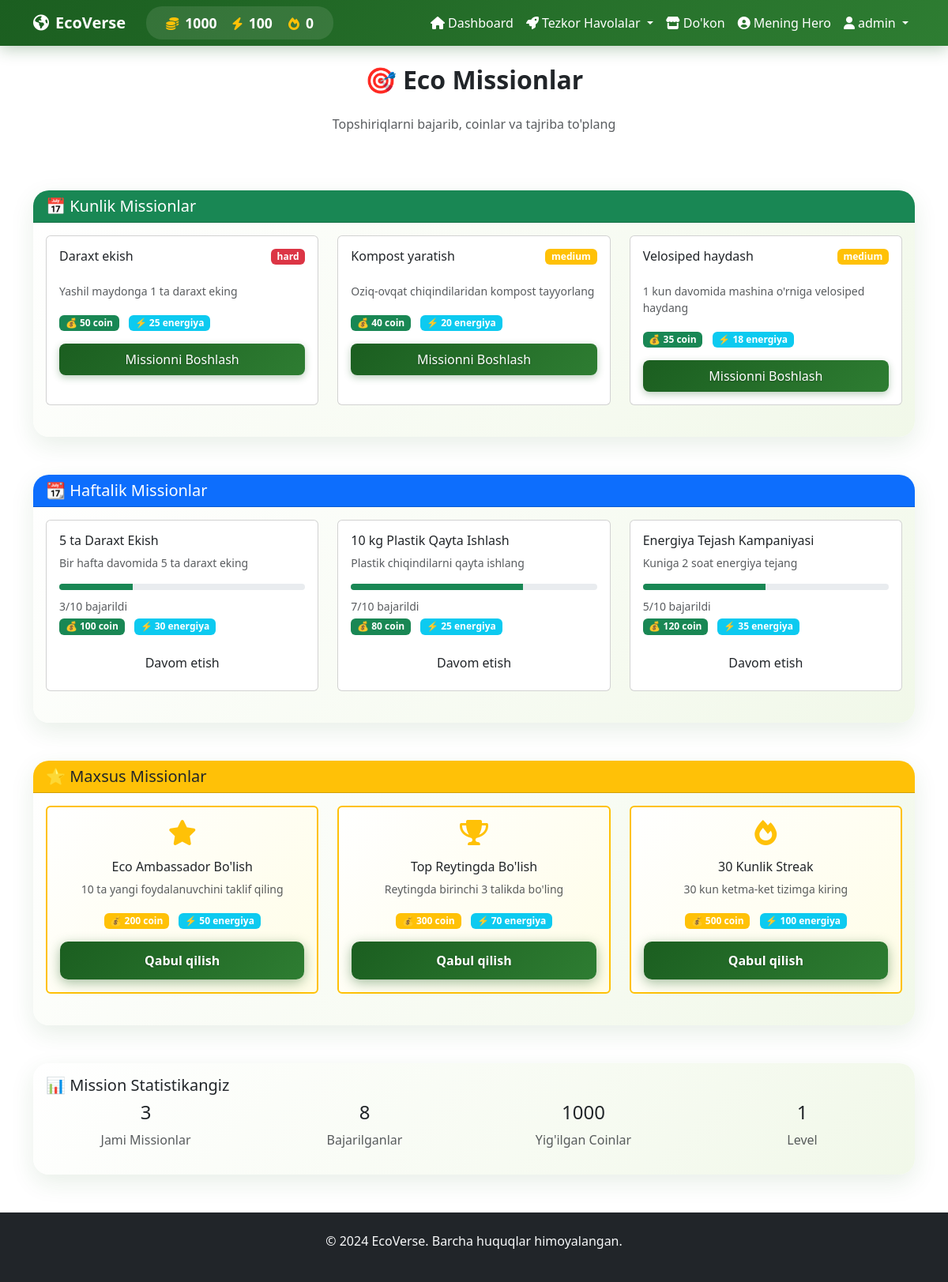
/missions (signed in), run on the app's committed database.
### app.py (models this page shows)
class User(UserMixin, db.Model):
    id = db.Column(db.Integer, primary_key=True)
    username = db.Column(db.String(80), unique=True, nullable=False)
    email = db.Column(db.String(120), unique=True, nullable=False)
    password_hash = db.Column(db.String(200), nullable=False)
    role = db.Column(db.String(20), nullable=False, default='child')
    coins = db.Column(db.Integer, default=0)
    energy = db.Column(db.Integer, default=100)
    streak = db.Column(db.Integer, default=0)
    last_login = db.Column(db.DateTime)
    created_at = db.Column(db.DateTime, default=datetime.utcnow)
    avatar = db.Column(db.String(200), default='default.png')
    is_admin = db.Column(db.Boolean, default=False)
    last_daily_reset = db.Column(db.DateTime, default=datetime.utcnow)
    level = db.Column(db.Integer, default=1)
    experience = db.Column(db.Integer, default=0)

class Task(db.Model):
    id = db.Column(db.Integer, primary_key=True)
    title = db.Column(db.String(100), nullable=False)
    description = db.Column(db.Text, nullable=False)
    reward_coins = db.Column(db.Integer, default=10)
    energy_cost = db.Column(db.Integer, default=10)
    difficulty = db.Column(db.String(20), default='easy')
    quiz_required = db.Column(db.Boolean, default=True)
    is_active = db.Column(db.Boolean, default=True)
    created_at = db.Column(db.DateTime, default=datetime.utcnow)
    updated_at = db.Column(db.DateTime, default=datetime.utcnow, onupdate=datetime.utcnow)
    daily_reset = db.Column(db.Boolean, default=False)
    task_type = db.Column(db.String(20), default='regular')
    category = db.Column(db.String(50), default='eco')

### app.py (the view)
@app.route('/missions')
@login_required
def missions():
    regular_tasks = Task.query.filter_by(task_type='regular', is_active=True).all()
    completed_tasks = UserTask.query.filter_by(user_id=current_user.id, completed=True).all()
    completed_task_ids = [ut.task_id for ut in completed_tasks]
    return render_template('missions.html',
                         user=current_user,
                         tasks=regular_tasks,
                         completed_task_ids=completed_task_ids)

### app.py (called while the page is built)
@login_manager.user_loader
def load_user(user_id):
    return db.session.get(User, int(user_id))

### templates/missions.html (shortened to what this page needs)
{% extends "base.html" %}
{% block content %}
<div class="container mt-4">
    <div class="row mb-4">
        <div class="col-12">
            <h2 class="fw-bold text-center mb-4">🎯 Eco Missionlar</h2>
            <p class="text-center text-muted mb-5">Topshiriqlarni bajarib, coinlar va tajriba to'plang</p>
        </div>
    </div>
    <div class="row mb-5">
        <div class="col-12">
            <div class="card eco-card">
                <div class="card-header bg-success text-white">
                    <h5 class="mb-0">📅 Kunlik Missionlar</h5>
                </div>
                <div class="card-body">
                    <div class="row">
                        {% for task in tasks %}
                        <div class="col-md-6 col-lg-4 mb-4">
                            <div class="card task-card h-100">
                                <div class="card-body">
                                    <div class="d-flex justify-content-between align-items-start mb-3">
                                        <h6 class="card-title">{{ task.title }}</h6>
                                        <span class="badge bg-{% if task.difficulty == 'easy' %}success{% elif task.difficulty == 'medium' %}warning{% else %}danger{% endif %}">
                                            {{ task.difficulty }}
                                        </span>
                                    </div>
                                    <p class="card-text text-muted small">{{ task.description }}</p>
                                    <div class="task-rewards mb-3">
                                        <span class="badge bg-success me-2">💰 {{ task.reward_coins }} coin</span>
                                        <span class="badge bg-info">⚡ {{ task.energy_cost }} energiya</span>
                                    </div>
                                    <button class="btn btn-eco w-100 complete-task"
                                            data-task-id="{{ task.id }}"
                                            {% if user.energy < task.energy_cost %}disabled{% endif %}>
                                        {% if user.energy >= task.energy_cost %}
                                        Missionni Boshlash
                                        {% else %}
                                        Energiya Yetarli Emas
                                        {% endif %}
                                    </button>
                                </div>
                            </div>
                        </div>
                        {% endfor %}
                    </div>
                </div>
            </div>
        </div>
    </div>
    <div class="row mb-5">
        <div class="col-12">
            <div class="card eco-card">
                <div class="card-header bg-primary text-white">
                    <h5 class="mb-0">📆 Haftalik Missionlar</h5>
                </div>
                <div class="card-body">
                    <div class="row">
                        {% for weekly_task in [
                            {"title": "5 ta Daraxt Ekish", "desc": "Bir hafta davomida 5 ta daraxt eking", "coins": 100, "energy": 30, "progress": 3},
                            {"title": "10 kg Plastik Qayta Ishlash", "desc": "Plastik chiqindilarni qayta ishlang", "coins": 80, "energy": 25, "progress": 7},
                            {"title": "Energiya Tejash Kampaniyasi", "desc": "Kuniga 2 soat energiya tejang", "coins": 120, "energy": 35, "progress": 5}
                        ] %}
                        <div class="col-md-6 col-lg-4 mb-4">
                            <div class="card task-card h-100">
                                <div class="card-body">
                                    <h6 class="card-title">{{ weekly_task.title }}</h6>
                                    <p class="card-text text-muted small">{{ weekly_task.desc }}</p>
                                    <div class="progress mb-2" style="height: 8px;">
                                        <div class="progress-bar bg-success" style="width: {{ (weekly_task.progress / 10) * 100 }}%"></div>
                                    </div>
                                    <small class="text-muted">{{ weekly_task.progress }}/10 bajarildi</small>
                                    <div class="task-rewards mb-3">
                                        <span class="badge bg-success me-2">💰 {{ weekly_task.coins }} coin</span>
                                        <span class="badge bg-info">⚡ {{ weekly_task.energy }} energiya</span>
                                    </div>
                                    <button class="btn btn-outline-eco w-100">Davom etish</button>
                                </div>
                            </div>
                        </div>
                        {% endfor %}
                    </div>
                </div>
            </div>
        </div>
    </div>
    <div class="row">
        <div class="col-12">
            <div class="card eco-card">
                <div class="card-header bg-warning text-dark">
                    <h5 class="mb-0">⭐ Maxsus Missionlar</h5>
                </div>
                <div class="card-body">
                    <div class="row">
                        {% for special_task in [
                            {"title": "Eco Ambassador Bo'lish", "desc": "10 ta yangi foydalanuvchini taklif qiling", "coins": 200, "energy": 50, "icon": "fas fa-star"},
                            {"title": "Top Reytingda Bo'lish", "desc": "Reytingda birinchi 3 talikda bo'ling", "coins": 300, "energy": 70, "icon": "fas fa-trophy"},
                            {"title": "30 Kunlik Streak", "desc": "30 kun ketma-ket tizimga kiring", "coins": 500, "energy": 100, "icon": "fas fa-fire"}
                        ] %}
                        <div class="col-md-6 col-lg-4 mb-4">
                            <div class="card task-card special-task h-100">
                                <div class="card-body text-center">
                                    <div class="special-icon mb-3">
                                        <i class="{{ special_task.icon }} fa-2x text-warning"></i>
                                    </div>
                                    <h6 class="card-title">{{ special_task.title }}</h6>
                                    <p class="card-text text-muted small">{{ special_task.desc }}</p>
                                    <div class="task-rewards mb-3">
                                        <span class="badge bg-warning me-2">💰 {{ special_task.coins }} coin</span>
                                        <span class="badge bg-info">⚡ {{ special_task.energy }} energiya</span>
                                    </div>
                                    <button class="btn btn-eco w-100">Qabul qilish</button>
                                </div>
                            </div>
                        </div>
                        {% endfor %}
                    </div>
                </div>
            </div>
        </div>
    </div>
    <div class="row mt-5">
        <div class="col-12">
            <div class="card eco-card">
                <div class="card-body">
                    <h5 class="card-title">📊 Mission Statistikangiz</h5>
                    <div class="row text-center">
                        <div class="col-md-3">
                            <h4>{{ tasks|length }}</h4>
                            <p class="text-muted">Jami Missionlar</p>
                        </div>
                        <div class="col-md-3">
                            <h4>8</h4>
                            <p class="text-muted">Bajarilganlar</p>
                        </div>
                        <div class="col-md-3">
                            <h4>{{ user.coins }}</h4>
                            <p class="text-muted">Yig'ilgan Coinlar</p>
                        </div>
                        <div class="col-md-3">
                            <h4>{{ (user.streak // 7) + 1 }}</h4>
                            <p class="text-muted">Level</p>
                        </div>
                    </div>
                </div>
            </div>
        </div>
    </div>
</div>
{% endblock %}

### templates/base.html (shortened to what this page needs)
<!DOCTYPE html>
<html lang="uz">
<head>
    <link href="https://cdn.jsdelivr.net/npm/bootstrap@5.3.0/dist/css/bootstrap.min.css" rel="stylesheet">
    <link rel="stylesheet" href="https://cdnjs.cloudflare.com/ajax/libs/font-awesome/6.0.0/css/all.min.css">
    <link rel="stylesheet" href="/static/css/eco-style.css">
    <link rel="stylesheet" href="/static/css/eco-animations.css">
</head>
<body>
    <nav class="navbar navbar-expand-lg navbar-dark navbar-eco">
        <div class="container">
            <a class="navbar-brand fw-bold" href="{{ url_for('dashboard') }}">
                <i class="fas fa-earth-americas me-2"></i>EcoVerse
            </a>
            {% if current_user.is_authenticated %}
            <div class="user-stats d-none d-md-flex">
                <div class="stat-item">
                    <i class="fas fa-coins text-warning me-1"></i>
                    <span class="stat-value text-white">{{ current_user.coins }}</span>
                </div>
                <div class="stat-item">
                    <i class="fas fa-bolt text-warning me-1"></i>
                    <span class="stat-value text-white">{{ current_user.energy }}</span>
                </div>
                <div class="stat-item">
                    <i class="fas fa-fire text-warning me-1"></i>
                    <span class="stat-value text-white">{{ current_user.streak }}</span>
                </div>
            </div>
            {% endif %}
            <div class="collapse navbar-collapse" id="navbarNav">
                <ul class="navbar-nav ms-auto">
                    {% if current_user.is_authenticated %}
                    <li class="nav-item">
                        <a class="nav-link" href="{{ url_for('dashboard') }}">
                            <i class="fas fa-home me-1"></i>Dashboard
                        </a>
                    </li>
                    <li class="nav-item dropdown">
                        <a class="nav-link dropdown-toggle" href="#" role="button" data-bs-toggle="dropdown">
                            <i class="fas fa-rocket me-1"></i>Tezkor Havolalar
                        </a>
                    </li>
                    <li class="nav-item">
                        <a class="nav-link" href="{{ url_for('shop') }}">
                            <i class="fas fa-store me-1"></i>Do'kon
                        </a>
                    </li>
                    <li class="nav-item">
                        <a class="nav-link" href="{{ url_for('hero') }}">
                            <i class="fas fa-user-circle me-1"></i>Mening Hero
                        </a>
                    </li>
                    <li class="nav-item dropdown">
                        <a class="nav-link dropdown-toggle" href="#" role="button" data-bs-toggle="dropdown">
                            <i class="fas fa-user me-1"></i>{{ current_user.username }}
                        </a>
                    </li>
                    {% endif %}
                </ul>
            </div>
        </div>
    </nav>
    <main>
        {% block content %}{% endblock %}
    </main>
    <footer class="bg-dark text-light py-4 mt-5">
        <div class="container text-center">
            <p>&copy; 2024 EcoVerse. Barcha huquqlar himoyalangan.</p>
        </div>
    </footer>
</body>
</html>

### static/css/eco-style.css (style rules this page uses)
:root { --header-green: #1B5E20; --header-green-dark: #145218; --header-green-light: #2E7D32; --button-green: #1B5E20; --button-green-hover: #145218; --button-green-light: #2E7D32; --primary-color: #1B5E20; --secondary-color: #2E7D32; --accent-color: #4CAF50; --light-green: #E8F5E8; --very-light-green: #F1F8E9; }
.btn-eco { background: linear-gradient(135deg, #1B5E20, #2E7D32) !important; color: white !important; border: none !important; border-radius: 10px; padding: 12px 25px; font-weight: 600; transition: all 0.3s ease; box-shadow: 0 4px 15px rgba(27, 94, 32, 0.4); text-shadow: 0 1px 2px rgba(0,0,0,0.3); }
.complete-task, .buy-item { background: linear-gradient(135deg, #1B5E20, #2E7D32) !important; border: none !important; color: white !important; border-radius: 8px; padding: 8px 16px; font-weight: 500; transition: all 0.3s ease; box-shadow: 0 3px 10px rgba(27, 94, 32, 0.3); }

### static/css/eco-animations.css (style rules this page uses)
:root { --header-green: #1B5E20; --header-green-dark: #145218; --header-green-light: #2E7D32; --primary-color: #1B5E20; --secondary-color: #2E7D32; --accent-color: #4CAF50; --light-green: #E8F5E8; --very-light-green: #F1F8E9; --leaf-green: #388E3C; --nature-brown: #8D6E63; --sun-yellow: #FFD54F; --water-blue: #4FC3F7; }
.eco-card { background: linear-gradient(135deg, #FFFFFF 0%, var(--very-light-green) 100%); border: none; border-radius: 20px; box-shadow: 0 10px 30px rgba(27, 94, 32, 0.1); transition: all 0.4s ease; position: relative; overflow: hidden; }
.eco-card::before { content: ''; position: absolute; top: 0; left: -100%; width: 100%; height: 100%; background: linear-gradient(90deg, transparent, rgba(76, 175, 80, 0.1), transparent); transition: left 0.6s; }
.navbar-eco { background: linear-gradient(135deg, var(--header-green), var(--header-green-light)) !important; animation: welcomeFloat 1s ease-out 2s both; box-shadow: 0 4px 20px rgba(27, 94, 32, 0.3) !important; }

### templates/base.html (style rules this page uses)
.navbar-eco { background: linear-gradient(135deg, #1B5E20, #2E7D32) !important; box-shadow: 0 2px 10px rgba(0, 0, 0, 0.1); }
.user-stats { background: rgba(255, 255, 255, 0.1); border-radius: 20px; padding: 8px 15px; margin: 0 10px; }
.stat-item { display: inline-block; margin: 0 10px; text-align: center; }
.stat-value { font-weight: bold; font-size: 1.1em; }
.nav-link { color: white !important; transition: all 0.3s ease; }

### templates/missions.html (style rules this page uses)
.special-task { border: 2px solid #FFC107; background: linear-gradient(135deg, #fff, #fffde7); }
.special-icon { transition: transform 0.3s ease; }
.task-card { transition: all 0.3s ease; }

### data on the page
User: coins "1000", energy "100", streak "0", username "admin", (user.streak//7)+1 "1"
Task: title "Daraxt ekish", difficulty "hard", description "Yashil maydonga 1 ta daraxt eking", reward_coins "50", energy_cost "25", shows "Missionni Boshlash"
Task: title "Kompost yaratish", difficulty "medium", description "Oziq-ovqat chiqindilaridan kompost tayyorlang", reward_coins "40", energy_cost "20", shows "Missionni Boshlash"
Task: title "Velosiped haydash", difficulty "medium", description "1 kun davomida mashina o'rniga velosiped haydang", reward_coins "35", energy_cost "18", shows "Missionni Boshlash"

### other printed values
{{ weekly_task.title }} "5 ta Daraxt Ekish" "10 kg Plastik Qayta Ishlash" "Energiya Tejash Kampaniyasi"
{{ weekly_task.desc }} "Bir hafta davomida 5 ta daraxt eking" "Plastik chiqindilarni qayta ishlang" "Kuniga 2 soat energiya tejang"
{{ weekly_task.progress }} "3" "7" "5"
{{ weekly_task.coins }} "100" "80" "120"
{{ weekly_task.energy }} "30" "25" "35"
{{ special_task.title }} "Eco Ambassador Bo'lish" "Top Reytingda Bo'lish" "30 Kunlik Streak"
{{ special_task.desc }} "10 ta yangi foydalanuvchini taklif qiling" "Reytingda birinchi 3 talikda bo'ling" "30 kun ketma-ket tizimga kiring"
{{ special_task.coins }} "200" "300" "500"
{{ special_task.energy }} "50" "70" "100"
{{ tasks|length }} "3"
